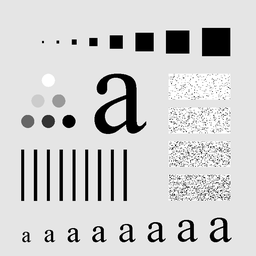
#> input picture photos/Characters Test Pattern 688x688.tif, 256 x 256 px, shrunk from 688 x 688 before the run
$ jupyter execute c-hermonic-and-geometric-mean.ipynb
#> lines starting #> are read from the running program, lines starting #| are printed output that depends on the picture; after the words box and inside, x2 and y2 are one past the last pixel; in counts of white or black regions, pixels touching at a corner belong together; long printed decimals are rounded
[cell 1]
import cv2
import numpy as np
import matplotlib.pyplot as plt

[cell 2]
originalImage = cv2.imread("../photos/Characters Test Pattern 688x688.tif", cv2.IMREAD_GRAYSCALE)
#> originalImage is the input picture: shape (256, 256); min 0, max 255, mean 207.3
#originalImage = cv2.resize(originalImage, (512, 512))

[cell 3]
def addSaltPeperNoise(image, saltRatio, pepperRatio):
    noisyImage = image.copy()
    numOfPixels = image.size
    numOfSaltPixels = int(saltRatio * numOfPixels)
    numOfPepperPixels = int(pepperRatio * numOfPixels)

    for i in range(numOfSaltPixels):
        x, y = np.random.randint(0, noisyImage.shape) # (row, col) = (512, 512)
        noisyImage[x][y] = 255

    for i in range(numOfPepperPixels):
        x, y = np.random.randint(0, noisyImage.shape) # (row, col) = (512, 512)
        noisyImage[x][y] = 0

    return noisyImage

[cell 4]
def hermonicMean(image, kernelSize = 2):
    filteredImage  = np.zeros_like(image)
    padSize = kernelSize // 2
    paddedImage = np.pad(image, (padSize, padSize), mode='constant')

    # Loop through each pixel in the original image
    for i in range (padSize, image.shape[0] + padSize):
        for j in range(padSize, image.shape[1] + padSize):
            window = paddedImage[i - padSize: i+padSize+1, j - padSize: j+padSize+1] # Extract the local neighborhood (window) around the current pixel

            pixel = 0
            for r in range(window.shape[0]):
                for k in range(window.shape[1]):
                    pixel += 0 if np.isinf(1/window[r, k]) else 1/window[r, k] # Avoid division by zero by setting 0 if the reciprocal is infinity

            pixel = 0 if pixel == 0 else (kernelSize ** 2 / pixel) # Calculate the final pixel value using the harmonic mean formula

            if pixel > 255:  # Clip the pixel value to the range [0, 255]
                pixel = 255

            filteredImage[i-padSize, j-padSize]= pixel
    return filteredImage

[cell 5]
def geoMetricMean(image, kernelSize = 2):
    filteredImage  = np.zeros_like(image)
    padSize = kernelSize // 2
    paddedImage = np.pad(image, (padSize, padSize), mode='constant')

    for i in range (padSize, image.shape[0] + padSize):
        for j in range(padSize, image.shape[1] + padSize):
            window = paddedImage[i - padSize: i+padSize+1, j - padSize: j+padSize+1]

            pixel = 1
            # Calculate the product of pixel values in the window
            for r in range(window.shape[0]):
                for k in range(window.shape[1]):
                    pixel = pixel * int(window[r, k])

            pixel = pixel ** (1/(kernelSize ** 2)) # Take the geometric mean by raising the product to the power of (1 / (kernelSize^2))

            if pixel > 255:
                pixel = 255

            filteredImage[i-padSize, j-padSize]= pixel
    return filteredImage

[cell 6]
# Peak Signal-to-Noise Ratio
def calcPNSR(image1, image2):
    image1, image2 = np.float64(image1), np.float64(image2)
    mse = np.mean((image1 - image2) ** 2)   # Mean Squared Error (MSE)
    if mse == 0:
        return float('inf')
    psnr = 20 * np.log10(255.0) - 10 * np.log10(mse)

    print(f"comute pnsr: {20 * np.log10(255.0 / np.sqrt(mse))}")

    return round(psnr, 2)

[cell 7]
plt.figure(figsize=(10, 12))

plt.subplot(3, 2, 1)
plt.imshow(originalImage, cmap='gray')
plt.title(f"Original Image (PNSR={calcPNSR(originalImage, originalImage)})")
#> in calcPNSR, `mse = np.mean((image1 - image2) ** 2)`: mse = 0

noisyImage = addSaltPeperNoise(originalImage, 0.05, 0.15)
#> after the loop in addSaltPeperNoise, `for i in range(numOfSaltPixels):`:
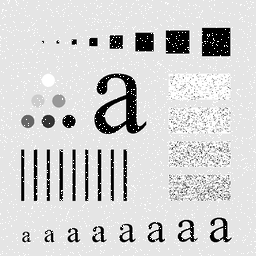
#> noisyImage: shape (256, 256); 4.76% of pixels changed, all inside (x1, y1, x2, y2) = (0, 0, 256, 256)
#> after the loop in addSaltPeperNoise, `for i in range(numOfPepperPixels):`:
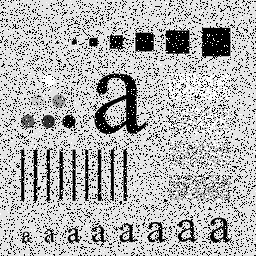
#> noisyImage: shape (256, 256); 13.27% of pixels changed, all inside (x1, y1, x2, y2) = (0, 0, 256, 256)
plt.subplot(3, 2, 2)
plt.imshow(noisyImage, cmap='gray')
plt.title(f"Noisy Image (Salt & Pepper) (PNSR={calcPNSR(originalImage, noisyImage)})")
#| comute pnsr: 9.746

hermonicMeanFilteredImage = hermonicMean(noisyImage, 3)
#> in hermonicMean, `paddedImage = np.pad(image, (padSize, padSize), mode='constant')`:
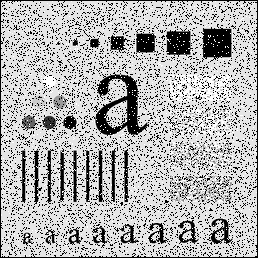
#> paddedImage: shape (258, 258); min 0, max 255, mean 177.7
#> after the loop in hermonicMean, `for i in range (padSize, image.shape[0] + padSize):`:
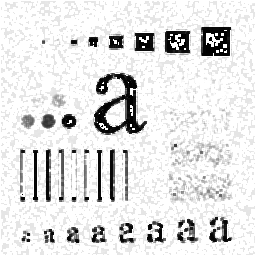
#> filteredImage: shape (256, 256); min 0, max 255, mean 226.3
plt.subplot(3, 2, 3)
plt.imshow(hermonicMeanFilteredImage, cmap='gray')
plt.title(f"Hermonic Mean filtered Image (PNSR={calcPNSR(originalImage, hermonicMeanFilteredImage)})")
#| comute pnsr: 14.870

geoMetricMeanFilteredImage = geoMetricMean(noisyImage, 3)
#> after the loop in geoMetricMean, `for i in range (padSize, image.shape[0] + padSize):`:
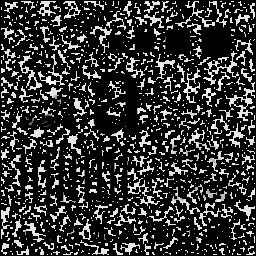
#> filteredImage: shape (256, 256); min 0, max 254, mean 51.2
plt.subplot(3, 2, 4)
plt.imshow(geoMetricMeanFilteredImage, cmap='gray')
plt.title(f"Geo metric Mean filtered Image (PNSR={calcPNSR(originalImage, geoMetricMeanFilteredImage)})")
#| comute pnsr: 2.652
